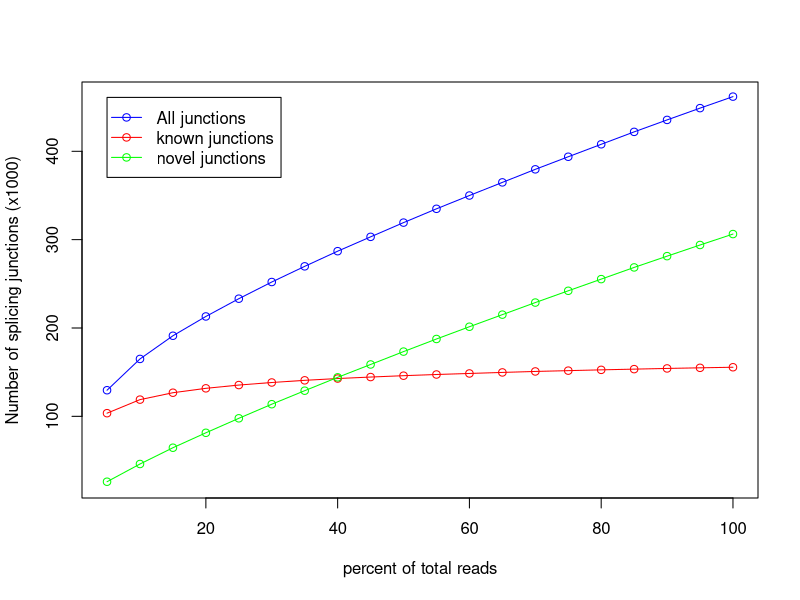

Source code (R):
pdf('CF98445.junctionSaturation_plot.pdf')
x=c(5,10,15,20,25,30,35,40,45,50,55,60,65,70,75,80,85,90,95,100)
y=c(103561,118922,126735,131700,135406,138312,140757,142786,144470,146013,147353,148528,149699,150808,151719,152617,153429,154220,154918,155565)
z=c(129549,164978,191209,213063,233172,252048,269784,286939,303170,319292,334908,349955,364817,379588,393833,407940,421999,435530,448864,461893)
w=c(25988,46056,64474,81363,97766,113736,129027,144153,158700,173279,187555,201427,215118,228780,242114,255323,268570,281310,293946,306328)
m=max(155,461,306)
n=min(103,129,25)
plot(x,z/1000,xlab='percent of total reads',ylab='Number of splicing junctions (x1000)',type='o',col='blue',ylim=c(n,m))
points(x,y/1000,type='o',col='red')
points(x,w/1000,type='o',col='green')
legend(5,461, legend=c("All junctions","known junctions", "novel junctions"),col=c("blue","red","green"),lwd=1,pch=1)
dev.off()
